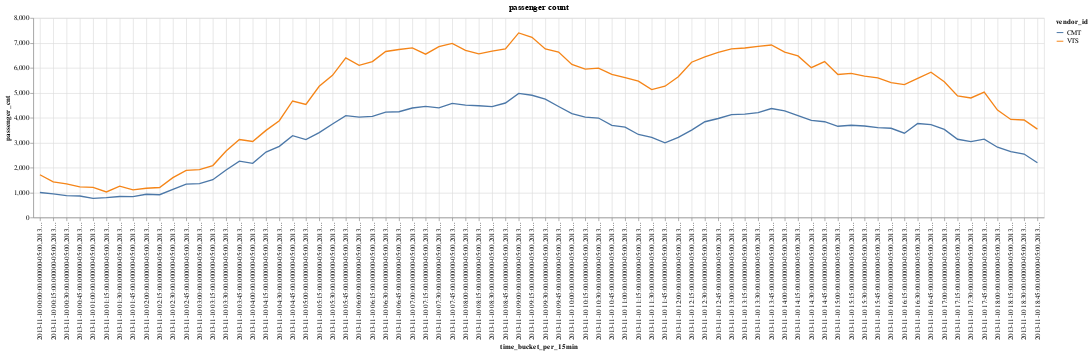

Source (notebook cell):
### Code cell
%chart x = time_bucket_per_15min, y = passenger_cnt, groupingcol = vendor_id,
mark = line, title = "passenger count", height = 300, width = 1000
